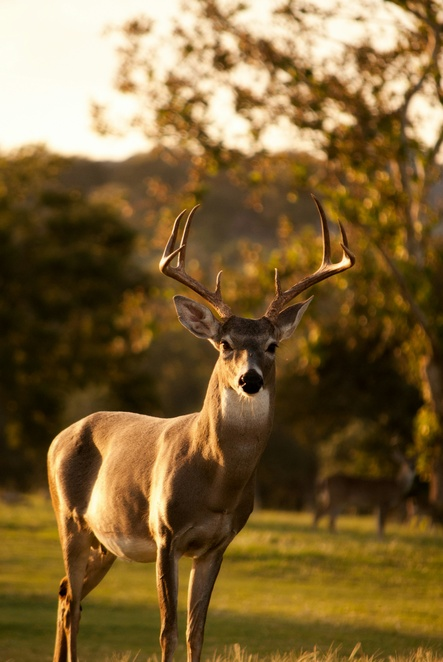
#> input picture images/animal.jpg, 443 x 662 px, shrunk from 2425 x 3622 before the run
$ python image_stats.py
#> lines starting #> are read from the running program, lines starting #| are printed output that depends on the picture
from PIL import Image
import numpy as np
import matplotlib.pyplot as plt
from sklearn.metrics import mutual_info_score
import os


def load_grayscale_image(image_path):
    """
    Load image and convert to grayscale.
    """
    img = Image.open(image_path).convert("L")
    return np.array(img)


def compute_mean(image):
    """
    Compute mean pixel intensity.
    """
    return np.mean(image)


def compute_variance(image):
    """
    Compute variance of pixel intensity.
    """
    return np.var(image)


def compute_histogram(image):
    """
    Compute histogram with 256 bins.
    """
    hist, bins = np.histogram(
        image.flatten(),
        bins=256,
        range=(0, 256)
    )

    return hist, bins


def compute_entropy(image):
    """
    Compute Shannon entropy.
    """
    hist, _ = compute_histogram(image)

    prob = hist / np.sum(hist)

    prob = prob[prob > 0]

    entropy = -np.sum(
        prob * np.log2(prob)
    )

    return entropy


def compute_mutual_information(image1, image2):
    """
    Compute Mutual Information between two images.
    """

    min_h = min(
        image1.shape[0],
        image2.shape[0]
    )

    min_w = min(
        image1.shape[1],
        image2.shape[1]
    )

    image1 = image1[:min_h, :min_w]
    image2 = image2[:min_h, :min_w]

    mi = mutual_info_score(
        image1.flatten(),
        image2.flatten()
    )

    return mi


def save_histogram(image, image_name):
    """
    Save histogram plot.
    """

    plt.figure(figsize=(8, 5))

    plt.hist(
        image.flatten(),
        bins=256,
        color="black"
    )

    plt.title(
        f"Histogram - {image_name}"
    )

    plt.xlabel(
        "Pixel Intensity"
    )

    plt.ylabel(
        "Frequency"
    )

    plt.tight_layout()

    plt.savefig(
        f"plots/{image_name}_histogram.png",
        dpi=300
    )

    plt.close()


def save_dft_spectrum(image, image_name):
    """
    Compute and save DFT magnitude spectrum.
    """

    fft = np.fft.fft2(image)

    fft_shift = np.fft.fftshift(fft)

    magnitude = np.log(
        np.abs(fft_shift) + 1
    )

    plt.figure(figsize=(8, 6))

    plt.imshow(
        magnitude,
        cmap="gray"
    )

    plt.title(
        f"DFT Magnitude Spectrum - {image_name}"
    )

    plt.xlabel(
        "Frequency X"
    )

    plt.ylabel(
        "Frequency Y"
    )

    plt.colorbar()

    plt.tight_layout()

    plt.savefig(
        f"plots/{image_name}_dft.png",
        dpi=300
    )

    plt.close()


def analyze_image(image_path):
    """
    Analyze one image.
    """

    image = load_grayscale_image(
        image_path
    )

    image_name = os.path.splitext(
        os.path.basename(image_path)
    )[0]

    mean = compute_mean(image)

    variance = compute_variance(image)

    entropy = compute_entropy(image)

    save_histogram(
        image,
        image_name
    )

    save_dft_spectrum(
        image,
        image_name
    )

    print("\n========================")
    print(f"Image : {image_name}")
    print("========================")

    print(
        "Shape    :",
        image.shape
    )

    print(
        "Mean     :",
        round(mean, 4)
    )

    print(
        "Variance :",
        round(variance, 4)
    )

    print(
        "Entropy  :",
        round(entropy, 4)
    )

    return image, image_name


def main():

    os.makedirs(
        "plots",
        exist_ok=True
    )

    image_files = [
        "images/animal.jpg",
        "images/city.jpg",
        "images/nature.jpg"
    ]

    loaded_images = []
    image_names = []

    print("\n")
    print("=" * 50)
    print("IMAGE STATISTICS")
    print("=" * 50)

    for image_path in image_files:

        image, name = analyze_image(
            image_path
        )
#> in load_grayscale_image, `img = Image.open(image_path).convert("L")`:
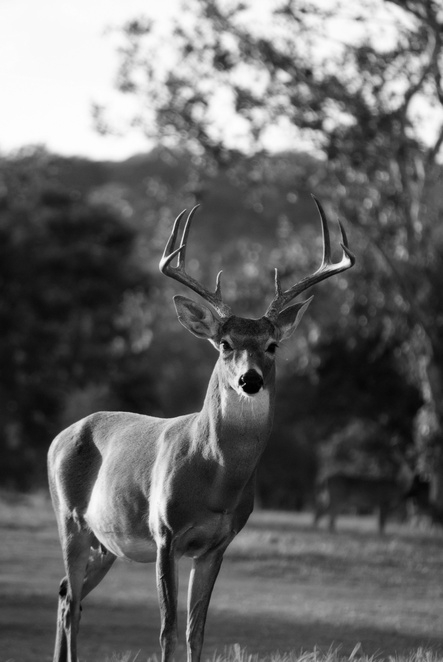
#> img: PIL image 443x662 L; min 1, max 254, mean 102.7
#> in analyze_image, `mean = compute_mean(image)`: mean = 102.7
#> in analyze_image, `variance = compute_variance(image)`: variance = 4981.6
#> in compute_histogram, `hist, bins = np.histogram( image.flatten(), bins=256, range=(0, 256) )`: hist = 256 values, max 5578 at index 250, min 0 at index 0, mean 1145.6; bins = 257 values from 0 to 256
#> in compute_entropy, `prob = hist / np.sum(hist)`: prob = 256 values, max 0.019 at index 250, min 0 at index 0, mean 0.00391
#> in compute_entropy, `prob = prob[prob > 0]`: prob = 254 values, max 0.019 at index 249, min 9.55e-05 at index 253, mean 0.00394
#> in compute_entropy, `entropy = -np.sum( prob * np.log2(prob) )`: entropy = 7.6
#> in save_histogram, `plt.savefig( f"plots/{image_name}_histogram.png", dpi=300 )`:
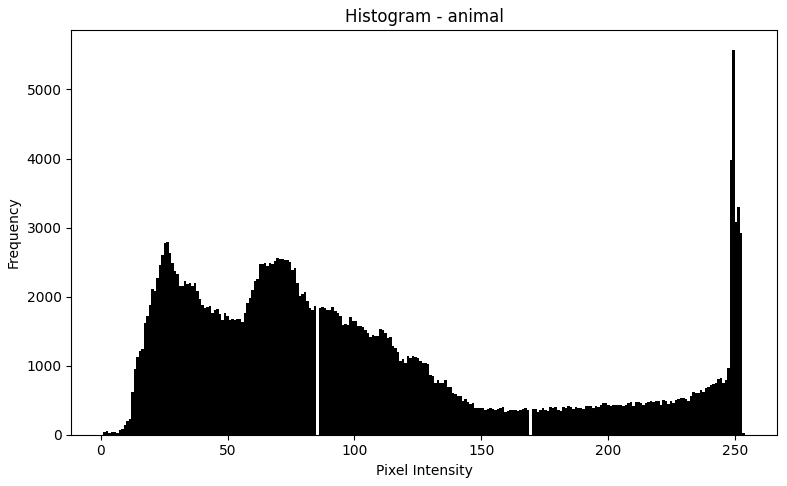
#> figure drawn by matplotlib, 1 panel; tallest bar 5578 high, from x = 249.1 to 250
#> in save_dft_spectrum, `magnitude = np.log( np.abs(fft_shift) + 1 )`:
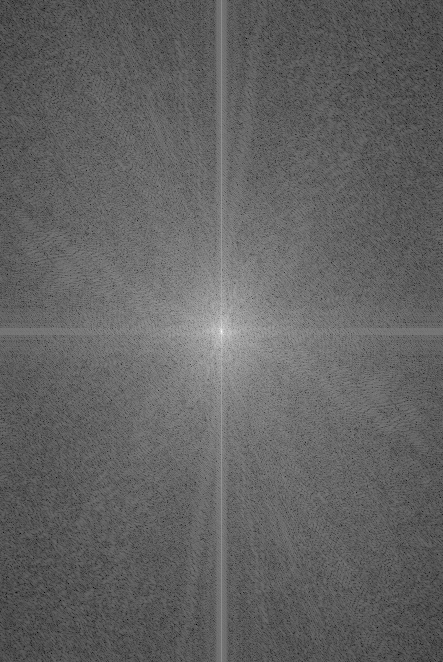
#> magnitude: shape (662, 443) float64; min 1.44, max 17.22, mean 7.56; drawn with min black and max white
#> in save_dft_spectrum, `plt.savefig( f"plots/{image_name}_dft.png", dpi=300 )`:
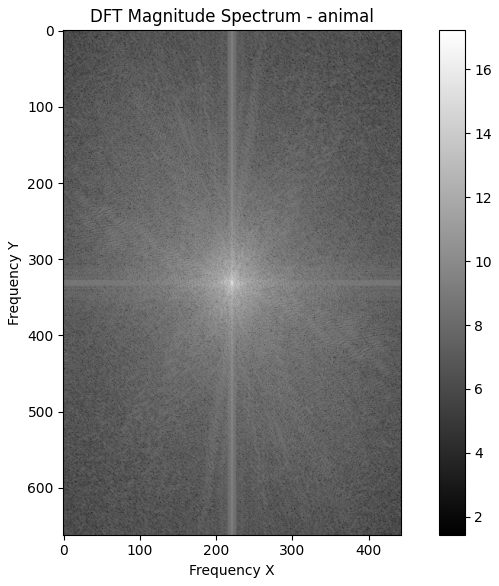
#> figure drawn by matplotlib, 2 panels
#| Shape    : (662, 443)
#| Mean     : 102.713
#| Variance : 4981.6305
#| Entropy  : 7.6014
#> name = 'animal'

        loaded_images.append(
            image
        )

        image_names.append(
            name
        )
#> pass 2 of the loop in main, `for image_path in image_files:`:
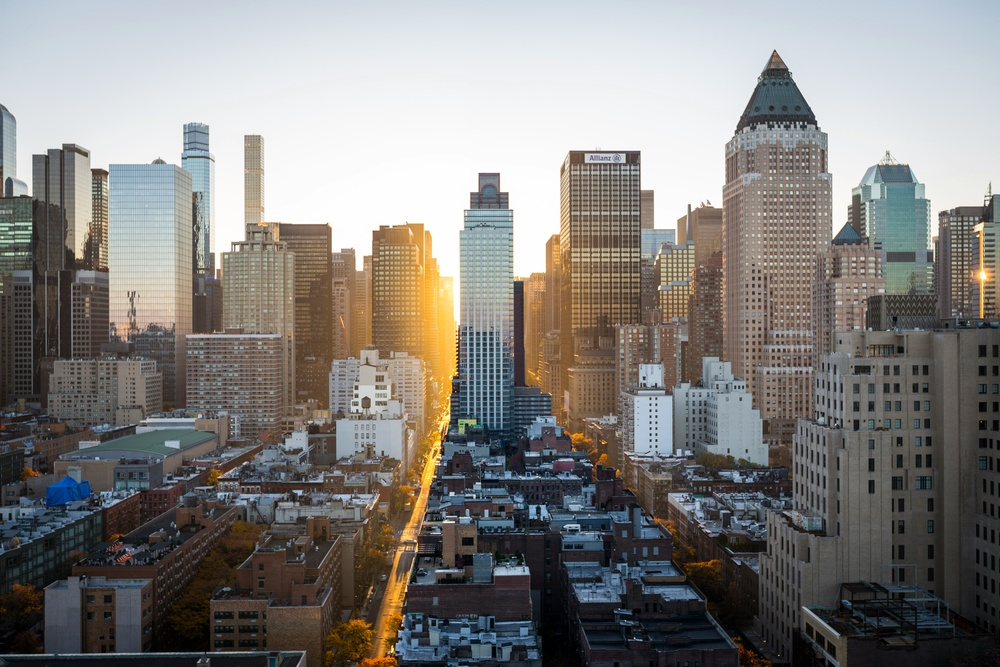
#> input picture images/city.jpg, 1000 x 667 px, shrunk from 5472 x 3648 before the run
#> in load_grayscale_image (call 2), `img = Image.open(image_path).convert("L")`:
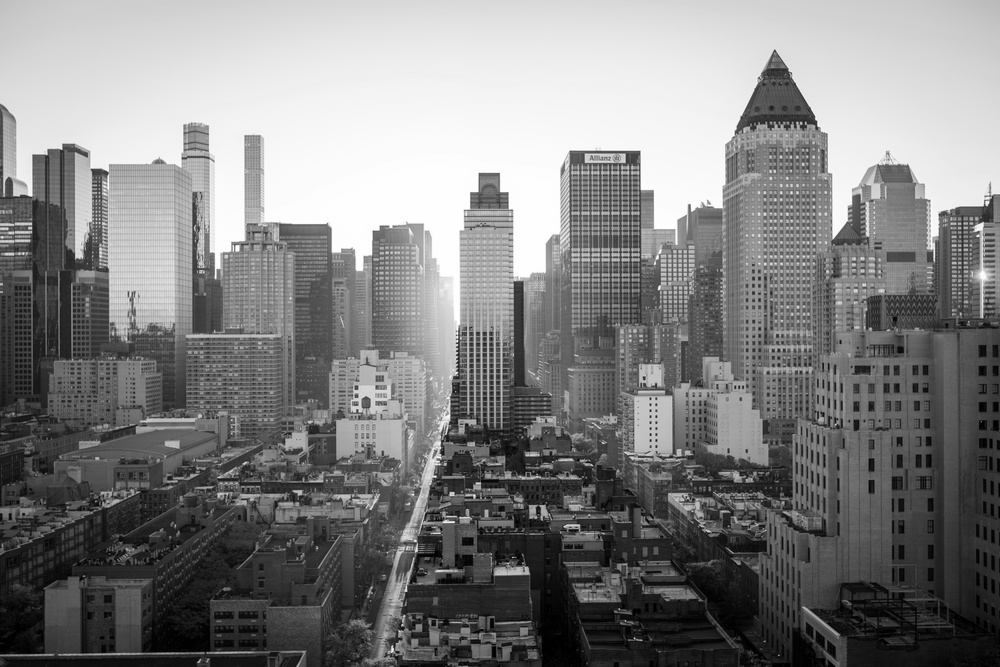
#> img: PIL image 1000x667 L; min 0, max 255, mean 129.2
#> magnitude: shape (667, 1000) float64
#> in save_dft_spectrum (call 2), `plt.savefig( f"plots/{image_name}_dft.png", dpi=300 )`:
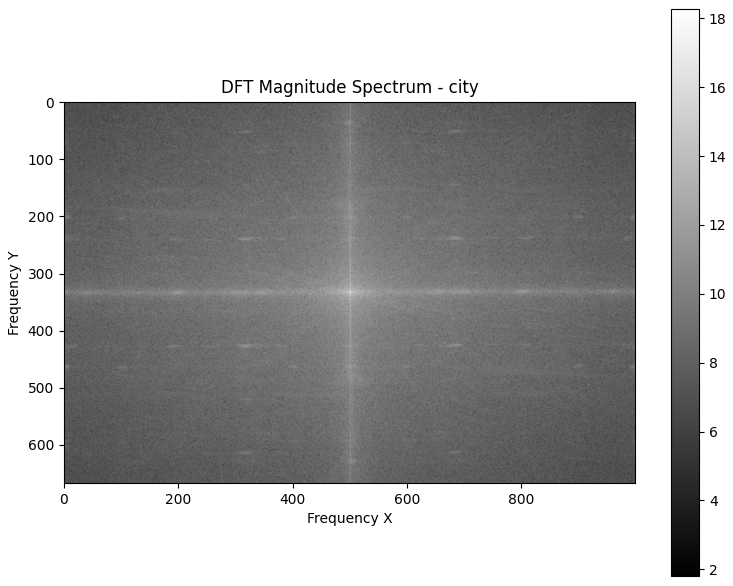
#> figure drawn by matplotlib, 2 panels
#| Shape    : (667, 1000)
#| Mean     : 129.213
#| Variance : 6114.4143
#| Entropy  : 7.8516
#> name = 'city'

    print("\n")
    print("=" * 50)
    print("MUTUAL INFORMATION")
    print("=" * 50)

    for i in range(
        len(loaded_images)
    ):

        for j in range(
            i + 1,
            len(loaded_images)
        ):

            mi = compute_mutual_information(
                loaded_images[i],
                loaded_images[j]
            )

            print(
                f"MI ({image_names[i]} vs {image_names[j]})"
                f" = {mi:.4f}"
            )


if __name__ == "__main__":
#> (the run stopped early here; a loop or call above may not have finished)
